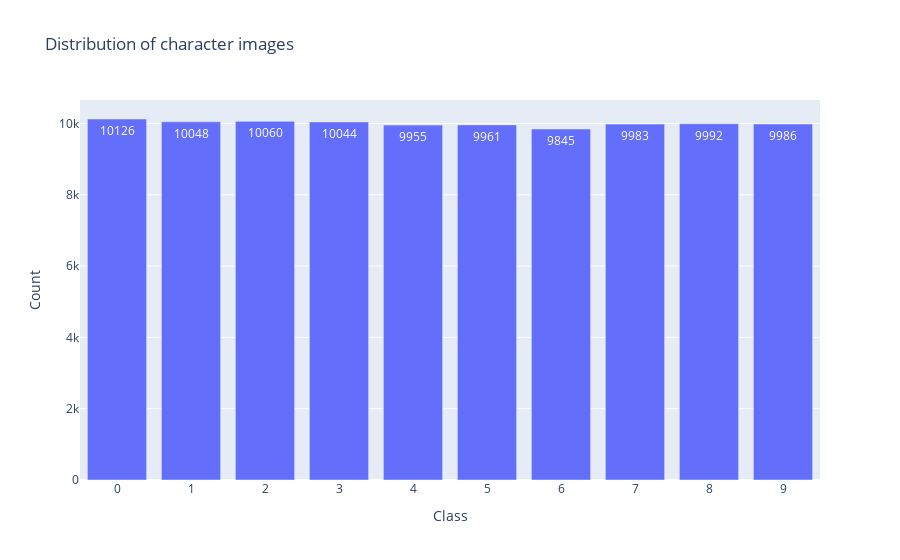

Notebook source saved alongside this figure:
### Markdown cell above
##### Digits

### Code cell
plot_class_distribution(labels=dataset.digit_labels, classes=dataset.digit_classes, class_type='digit')
plot_sample_images(digit_classes=dataset.digit_classes, digit_images=dataset.digit_images, digit_labels=dataset.digit_labels, is_char=False)

### Figure 1 — Plotly figure (JSON) as saved in the notebook; plotly's stock layout.template omitted (floating-point values rounded to 4 significant figures)
{"data": [{"text": [10126, 10048, 10060, 10044, 9955, 9961, 9845, 9983, 9992, 9986], "textposition": "auto", "type": "bar", "x": ["0", "1", "2", "3", "4", "5", "6", "7", "8", "9"], "y": [10126, 10048, 10060, 10044, 9955, 9961, 9845, 9983, 9992, 9986]}], "layout": {"title": {"text": "Distribution of character images"}, "xaxis": {"title": {"text": "Class"}}, "yaxis": {"title": {"text": "Count"}}}}
